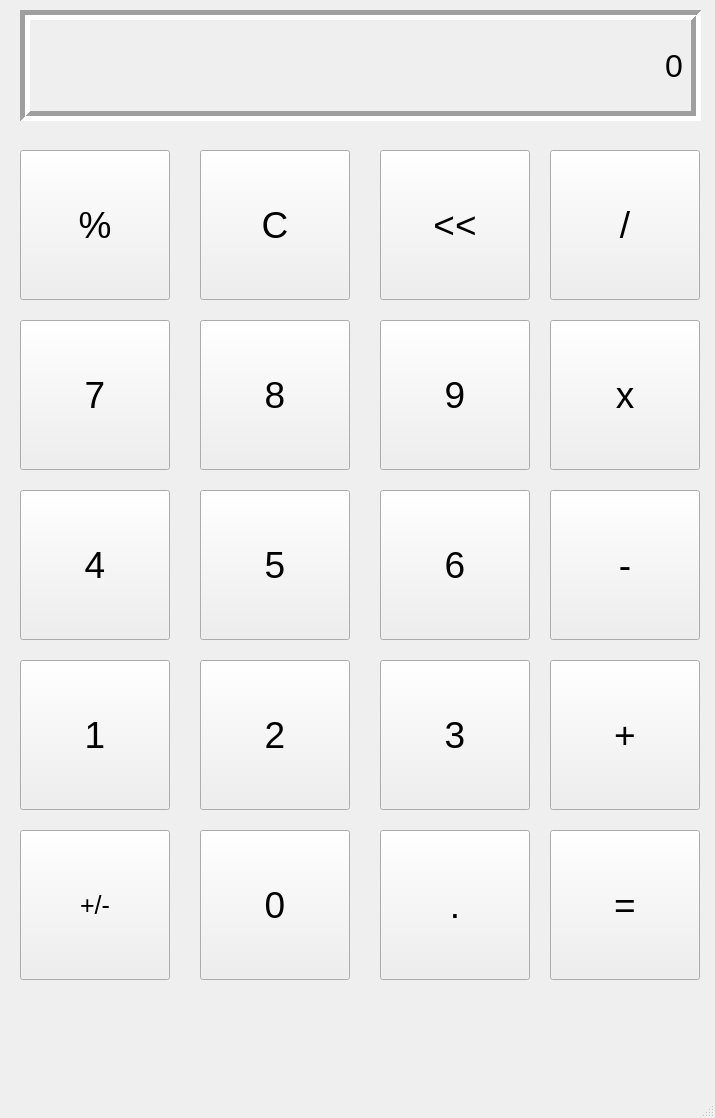
<?xml version="1.0" encoding="UTF-8"?>
<ui version="4.0">
 <class>MainWindow</class>
 <widget class="QMainWindow" name="MainWindow">
  <property name="geometry">
   <rect>
    <x>0</x>
    <y>0</y>
    <width>715</width>
    <height>1118</height>
   </rect>
  </property>
  <property name="windowTitle">
   <string>calculator</string>
  </property>
  <widget class="QWidget" name="centralwidget">
   <widget class="QLabel" name="outputLabel">
    <property name="geometry">
     <rect>
      <x>20</x>
      <y>10</y>
      <width>681</width>
      <height>111</height>
     </rect>
    </property>
    <property name="font">
     <font>
      <pointsize>24</pointsize>
     </font>
    </property>
    <property name="frameShape">
     <enum>QFrame::Box</enum>
    </property>
    <property name="frameShadow">
     <enum>QFrame::Sunken</enum>
    </property>
    <property name="lineWidth">
     <number>5</number>
    </property>
    <property name="text">
     <string>0</string>
    </property>
    <property name="alignment">
     <set>Qt::AlignRight|Qt::AlignTrailing|Qt::AlignVCenter</set>
    </property>
    <property name="margin">
     <number>10</number>
    </property>
   </widget>
   <widget class="QPushButton" name="precentBtn">
    <property name="geometry">
     <rect>
      <x>20</x>
      <y>150</y>
      <width>150</width>
      <height>150</height>
     </rect>
    </property>
    <property name="font">
     <font>
      <pointsize>28</pointsize>
     </font>
    </property>
    <property name="text">
     <string>%</string>
    </property>
   </widget>
   <widget class="QPushButton" name="CBtn">
    <property name="geometry">
     <rect>
      <x>200</x>
      <y>150</y>
      <width>150</width>
      <height>150</height>
     </rect>
    </property>
    <property name="font">
     <font>
      <pointsize>28</pointsize>
     </font>
    </property>
    <property name="text">
     <string>C</string>
    </property>
   </widget>
   <widget class="QPushButton" name="arrowBtn">
    <property name="geometry">
     <rect>
      <x>380</x>
      <y>150</y>
      <width>150</width>
      <height>150</height>
     </rect>
    </property>
    <property name="font">
     <font>
      <pointsize>28</pointsize>
     </font>
    </property>
    <property name="text">
     <string>&lt;&lt;</string>
    </property>
   </widget>
   <widget class="QPushButton" name="pushButton_4">
    <property name="geometry">
     <rect>
      <x>550</x>
      <y>150</y>
      <width>150</width>
      <height>150</height>
     </rect>
    </property>
    <property name="font">
     <font>
      <pointsize>28</pointsize>
     </font>
    </property>
    <property name="text">
     <string>/</string>
    </property>
   </widget>
   <widget class="QPushButton" name="btn7">
    <property name="geometry">
     <rect>
      <x>20</x>
      <y>320</y>
      <width>150</width>
      <height>150</height>
     </rect>
    </property>
    <property name="font">
     <font>
      <pointsize>28</pointsize>
     </font>
    </property>
    <property name="text">
     <string>7</string>
    </property>
   </widget>
   <widget class="QPushButton" name="Btn8">
    <property name="geometry">
     <rect>
      <x>200</x>
      <y>320</y>
      <width>150</width>
      <height>150</height>
     </rect>
    </property>
    <property name="font">
     <font>
      <pointsize>28</pointsize>
     </font>
    </property>
    <property name="text">
     <string>8</string>
    </property>
   </widget>
   <widget class="QPushButton" name="Btn9">
    <property name="geometry">
     <rect>
      <x>380</x>
      <y>320</y>
      <width>150</width>
      <height>150</height>
     </rect>
    </property>
    <property name="font">
     <font>
      <pointsize>28</pointsize>
     </font>
    </property>
    <property name="text">
     <string>9</string>
    </property>
   </widget>
   <widget class="QPushButton" name="BtnMul">
    <property name="geometry">
     <rect>
      <x>550</x>
      <y>320</y>
      <width>150</width>
      <height>150</height>
     </rect>
    </property>
    <property name="font">
     <font>
      <pointsize>28</pointsize>
     </font>
    </property>
    <property name="text">
     <string>x</string>
    </property>
   </widget>
   <widget class="QPushButton" name="Btnplus">
    <property name="geometry">
     <rect>
      <x>550</x>
      <y>660</y>
      <width>150</width>
      <height>150</height>
     </rect>
    </property>
    <property name="font">
     <font>
      <pointsize>28</pointsize>
     </font>
    </property>
    <property name="text">
     <string>+</string>
    </property>
   </widget>
   <widget class="QPushButton" name="Btn3">
    <property name="geometry">
     <rect>
      <x>380</x>
      <y>660</y>
      <width>150</width>
      <height>150</height>
     </rect>
    </property>
    <property name="font">
     <font>
      <pointsize>28</pointsize>
     </font>
    </property>
    <property name="text">
     <string>3</string>
    </property>
   </widget>
   <widget class="QPushButton" name="Btn4">
    <property name="geometry">
     <rect>
      <x>20</x>
      <y>490</y>
      <width>150</width>
      <height>150</height>
     </rect>
    </property>
    <property name="font">
     <font>
      <pointsize>28</pointsize>
     </font>
    </property>
    <property name="text">
     <string>4</string>
    </property>
   </widget>
   <widget class="QPushButton" name="Btn5">
    <property name="geometry">
     <rect>
      <x>200</x>
      <y>490</y>
      <width>150</width>
      <height>150</height>
     </rect>
    </property>
    <property name="font">
     <font>
      <pointsize>28</pointsize>
     </font>
    </property>
    <property name="text">
     <string>5</string>
    </property>
   </widget>
   <widget class="QPushButton" name="Btn2">
    <property name="geometry">
     <rect>
      <x>200</x>
      <y>660</y>
      <width>150</width>
      <height>150</height>
     </rect>
    </property>
    <property name="font">
     <font>
      <pointsize>28</pointsize>
     </font>
    </property>
    <property name="text">
     <string>2</string>
    </property>
   </widget>
   <widget class="QPushButton" name="Btn1">
    <property name="geometry">
     <rect>
      <x>20</x>
      <y>660</y>
      <width>150</width>
      <height>150</height>
     </rect>
    </property>
    <property name="font">
     <font>
      <pointsize>28</pointsize>
     </font>
    </property>
    <property name="text">
     <string>1</string>
    </property>
   </widget>
   <widget class="QPushButton" name="Btn6">
    <property name="geometry">
     <rect>
      <x>380</x>
      <y>490</y>
      <width>150</width>
      <height>150</height>
     </rect>
    </property>
    <property name="font">
     <font>
      <pointsize>28</pointsize>
     </font>
    </property>
    <property name="text">
     <string>6</string>
    </property>
   </widget>
   <widget class="QPushButton" name="BtnMinus">
    <property name="geometry">
     <rect>
      <x>550</x>
      <y>490</y>
      <width>150</width>
      <height>150</height>
     </rect>
    </property>
    <property name="font">
     <font>
      <pointsize>28</pointsize>
     </font>
    </property>
    <property name="text">
     <string>-</string>
    </property>
   </widget>
   <widget class="QPushButton" name="Btn0">
    <property name="geometry">
     <rect>
      <x>200</x>
      <y>830</y>
      <width>150</width>
      <height>150</height>
     </rect>
    </property>
    <property name="font">
     <font>
      <pointsize>28</pointsize>
     </font>
    </property>
    <property name="text">
     <string>0</string>
    </property>
   </widget>
   <widget class="QPushButton" name="BtnPM">
    <property name="geometry">
     <rect>
      <x>20</x>
      <y>830</y>
      <width>150</width>
      <height>150</height>
     </rect>
    </property>
    <property name="font">
     <font>
      <pointsize>19</pointsize>
     </font>
    </property>
    <property name="text">
     <string>+/-</string>
    </property>
   </widget>
   <widget class="QPushButton" name="BtnPoint">
    <property name="geometry">
     <rect>
      <x>380</x>
      <y>830</y>
      <width>150</width>
      <height>150</height>
     </rect>
    </property>
    <property name="font">
     <font>
      <pointsize>28</pointsize>
     </font>
    </property>
    <property name="text">
     <string>.</string>
    </property>
   </widget>
   <widget class="QPushButton" name="BtnEqual">
    <property name="geometry">
     <rect>
      <x>550</x>
      <y>830</y>
      <width>150</width>
      <height>150</height>
     </rect>
    </property>
    <property name="font">
     <font>
      <pointsize>28</pointsize>
     </font>
    </property>
    <property name="text">
     <string>=</string>
    </property>
   </widget>
  </widget>
  <widget class="QMenuBar" name="menubar">
   <property name="geometry">
    <rect>
     <x>0</x>
     <y>0</y>
     <width>715</width>
     <height>56</height>
    </rect>
   </property>
  </widget>
  <widget class="QStatusBar" name="statusbar"/>
 </widget>
 <resources/>
 <connections/>
</ui>
